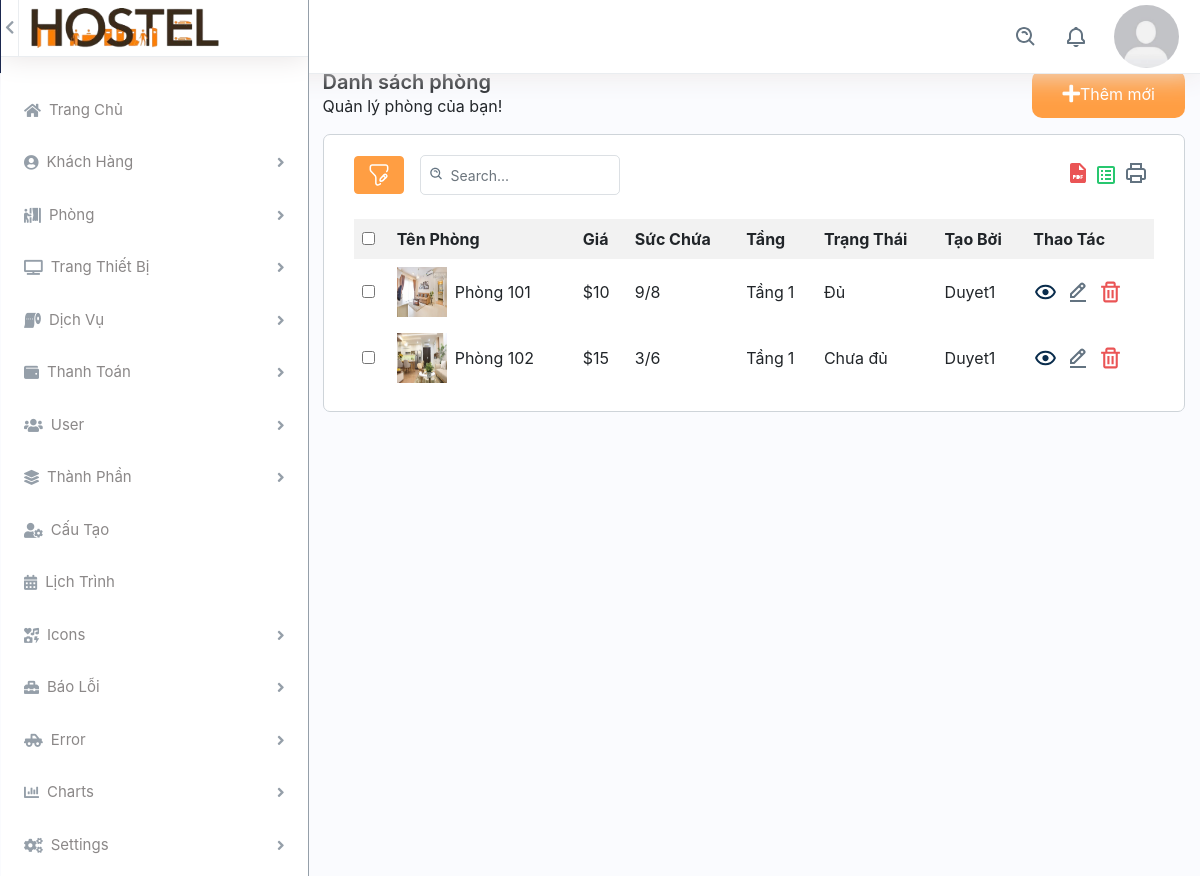
The page /back_end/list-room.php (signed in) on the database its author committed.
### tables this page shows
CREATE TABLE `phong` (
  `id` int(11) NOT NULL,
  `ten_phong` text NOT NULL,
  `suc_chua` int(11) NOT NULL,
  `id_tang` int(11) NOT NULL,
  `gia` decimal(10,0) NOT NULL,
  `trang_thai` text NOT NULL DEFAULT 'Chưa đủ',
  `anh_dai_dien` varchar(500) DEFAULT NULL,
  `anh_khac` varchar(1000) DEFAULT NULL,
  `nguoi_tao` text DEFAULT NULL,
  `noi_dung` text DEFAULT NULL,
  `mo_ta` text DEFAULT NULL,
  `so_luong_hien_tai` int(11) DEFAULT 0
);

### config/database.php (called while the page is built, shortened)
<?php
class Database {
    private $host = servername;
    private $user = username;
    private $password = password;
    private $dbname = dbname;
    private $link;
    private function connectDB() {
        $this->link = new mysqli($this->host, $this->user, $this->password, $this->dbname);
    }
    public function select($query) {
        $result = $this->link->query($query) or die($this->link->error . __LINE__);
        if ($result->num_rows > 0) {
            return $result;
        } else {
            return false;
        }
    }
}
?>

### back_end/list-room.php (the view, shortened to what this page needs)
<?php
if(empty($_SESSION['username'])){
    var_dump($_SESSION['username']);
    header("location: dang_nhap.html");
} else{ ?>
    <?php
    include 'header.php';
    include 'side-bar.php';
    ?>
        <div class="col-md-9">
            <div class="col-12 container-content">
                <div class="header-content pb-3">
                    <div class="title-content">
                        <h3 class="m-0 strong">Danh sách phòng</h3>
                        <div class="span">Quản lý phòng của bạn!</div>
                    </div>
                    <a href="add-rooms.php" class="button-add">
                        <i class="fas fa-plus"></i>
                        <span>Thêm mới</span>
                    </a>
                </div>
                <div class="content-add-room col-12">
                    <?php
                    include '../config/database.php';
                    ?>
                    <div class="table-top d-flex justify-content-between mb-4">
                        <div class="search-set d-flex align-items-center mr-2">
                            <div class="search-path mr-3">
                                <a class="btn btn-filter" id="filter_search">
                                    <img src="../assets/img/filter.svg" alt="img">
                                </a>
                            </div>
                            <div class="search-input">
                                <a class="btn btn-searchset"><img src="../assets/img/search-white.svg" alt="img"></a>
                                <div id="DataTables_Table_0_filter" class="dataTables_filter">
                                    <label>
                                        <input type="search" id="searchInput" class="form-control form-control-sm" placeholder="Search..." aria-controls="DataTables_Table_0">
                                    </label>
                                </div>
                            </div>
                        </div>
                        <div class="wordset d-flex align-items-center">
                            <ul class="d-flex">
                                <li class="mr-2">
                                    <a data-bs-toggle="tooltip" data-bs-placement="top" title="" data-bs-original-title="pdf" aria-label="pdf"><img src="../assets/img/pdf.svg" alt="img"></a>
                                </li>
                                <li class="mr-2">
                                    <a data-bs-toggle="tooltip" data-bs-placement="top" title="" data-bs-original-title="excel" aria-label="excel"><img src="../assets/img/excel.svg" alt="img"></a>
                                </li>
                                <li class="mr-2">
                                    <a data-bs-toggle="tooltip" data-bs-placement="top" title="" data-bs-original-title="print" aria-label="print"><img src="../assets/img/printer.svg" alt="img"></a>
                                </li>
                            </ul>
                        </div>
                    </div>
                    <div id="contents">
                        <?php
                        $db = new Database();
                        $sql = "SELECT * FROM phong";
                        $result = $db->select($sql);
                        ?>
                        <?php if ($result->num_rows > 0) { ?>
                            <table class="table-data">
                                <tr>
                                    <th>
                                        <input type="checkbox" name="check_all">
                                    </th>
                                    <th>Tên Phòng</th>
                                    <th>Giá</th>
                                    <th>Sức Chứa</th>
                                    <th>Tầng</th>
                                    <th>Trạng Thái</th>
                                    <th>Tạo Bởi</th>
                                    <th>Thao Tác</th>
                                </tr>
                                <?php while ($row = $result->fetch_assoc()) { ?>
                                    <tr>
                                        <td><input type="checkbox" name="check_daughter"></td>
                                        <td class="d-flex align-items-center"><img class="img-fluid img-responsive mr-2" height="10" width="10" src="../assets/img/<?php echo $row['anh_dai_dien']; ?>" alt="Phong ki tuc xa"> <?php echo $row['ten_phong']; ?></td>
                                        <td><span>$</span><?php echo $row['gia']; ?></td>
                                        <td><?php echo $row['so_luong_hien_tai']; ?>/<?php echo $row['suc_chua']; ?></td>
                                        <td><span class="mr-1">Tầng</span><?php echo $row['id_tang']; ?></td>
                                        <td><?php echo $row['trang_thai']; ?></td>
                                        <td><?php echo $row['nguoi_tao'] ?></td>
                                        <td class="d-flex thao-tac">
                                            <a class="me-3" href="../front_end/room-detail.php?id=<?php echo $row['id'];?>">
                                                <img src="../assets/img/eye.svg" alt="img" class="img-fluid">
                                            </a>
                                            <a class="me-3" href="edit-room.php?id=<?php echo $row['id']; ?>">
                                                <img src="../assets/img/edit.svg" alt="img" class="img-fluid icon-edit">
                                            </a>
                                            <a class="confirm-text" href="delete-room.php?id=<?php echo $row['id']; ?>">
                                                <img src="../assets/img/delete.svg" alt="img" class="img-fluid">
                                            </a>
                                        </td>
                                    </tr>
                                <?php } ?>
                            </table>
                        <?php } else {
                            echo "Không có dữ liệu.";
                        } ?>
                    </div>
                </div>
            </div>
        </div>
    </div>
    </body>
    </html>
<?php } ?>

### assets/css/duyet.css (style rules this page uses)
img { height: auto; width: 100%; }
body, html { height: 100%; margin: 0; background-color: #FAFBFE; }
i.fas, i.fab { display: flex; flex-direction: column; justify-content: center; font-size: 15px; color: #959FA9; }
.container-content { margin-top: 70px; position: relative; overflow-y: scroll; overflow: hidden; }
.button-add { display: flex; padding: 0 30px; border-radius: 10px; background-color: #FF9E43; color: white; }
.button-add i { display: flex; flex-direction: column; justify-content: center; font-size: 20px; color: white; }
.button-add span { display: flex; flex-direction: column; justify-content: center; }
.header-content { display: flex; justify-content: space-between; }
.table-data { width: 100%; border-collapse: collapse; }
.table-data th,.table-data td { padding: 8px; text-align: left; }
.table-data th { background-color: #f2f2f2; }
table.table-data img { width: 50px; height: 50px; }
a#filter_search { border: 1px solid #FF9E43; background: #FF9E43; }
div#DataTables_Table_0_filter input { background: transparent; height: 40px; border: 1px solid rgba(145, 158, 171, 0.32); width: 200px; border-radius: 5px ; padding: 0 15px 0 30px; }
div#DataTables_Table_0_filter { position: relative; height: 100%; }
a.btn.btn-searchset { padding: 2px; border-radius: 50px; position: absolute; top: 8px; left: 6px; z-index: 2; }
.search-input { position: relative; }
div#DataTables_Table_0_filter label { margin: 0; }
td.thao-tac .icon-edit { width: 16px; }
td.thao-tac img { width: 25px; }
.content-add-room { padding: 20px 30px; border: 1px solid #CED4D9; border-radius: 7px; background: #ffffff; }
.strong { font-weight: 600; font-size: 20px; }

### rows shown on the page
phong: anh_dai_dien (picture), ten_phong "Phòng 101", gia "10", so_luong_hien_tai "9", suc_chua "8", id_tang "1", trang_thai "Đủ", nguoi_tao "Duyet1"
phong: anh_dai_dien (picture), ten_phong "Phòng 102", gia "15", so_luong_hien_tai "3", suc_chua "6", id_tang "1", trang_thai "Chưa đủ", nguoi_tao "Duyet1"
